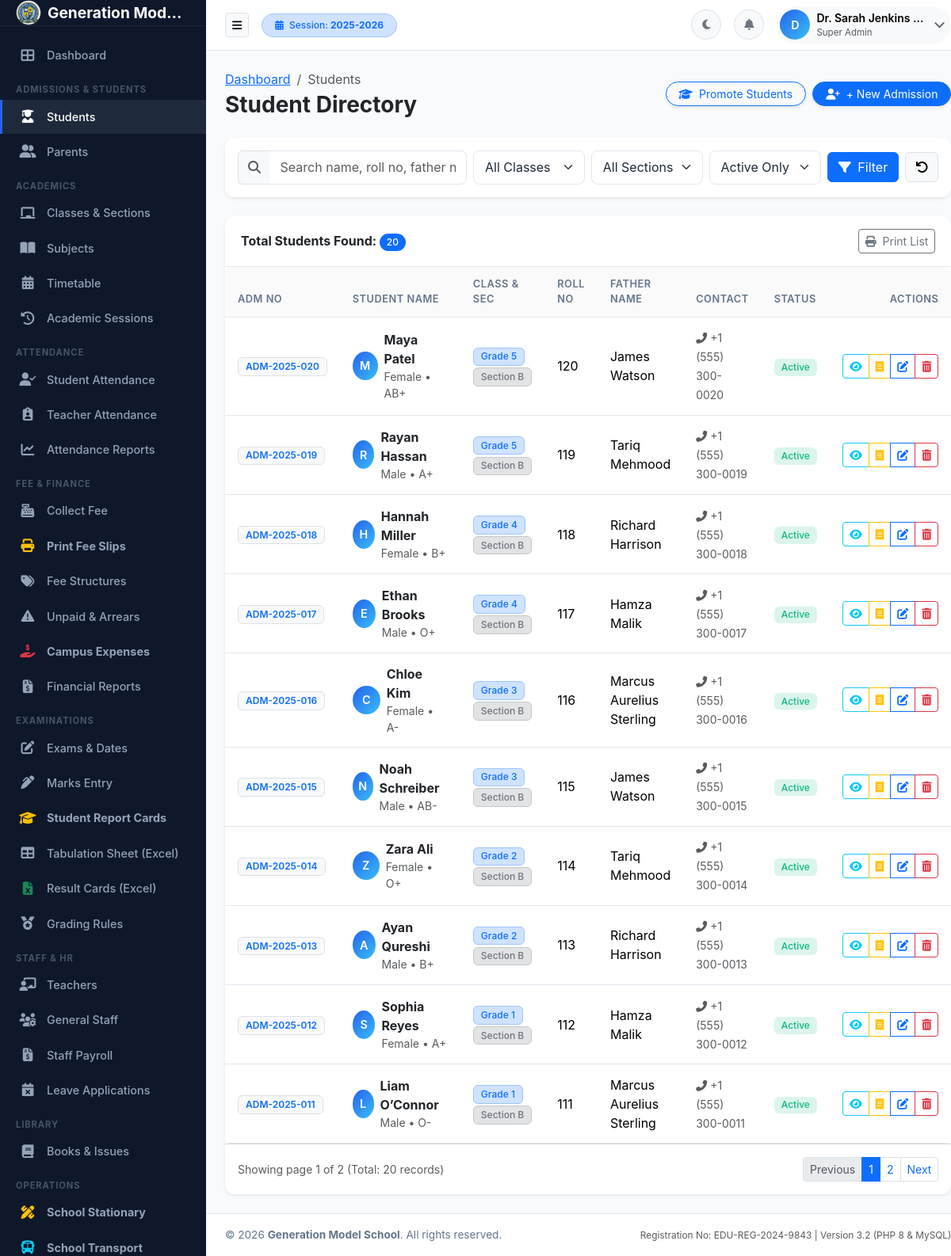
The page /students/index.php (signed in) on the database its author committed.
### tables this page shows
CREATE TABLE academic_sessions (
    id INT AUTO_INCREMENT PRIMARY KEY,
    session_name VARCHAR(50) NOT NULL UNIQUE,
    start_date DATE NOT NULL,
    end_date DATE NOT NULL,
    is_current TINYINT(1) DEFAULT 0,
    status ENUM('active', 'inactive', 'archived') DEFAULT 'active',
    created_at TIMESTAMP DEFAULT CURRENT_TIMESTAMP
);

CREATE TABLE students (
    id INT AUTO_INCREMENT PRIMARY KEY,
    user_id INT NULL,
    parent_id INT NULL,
    admission_no VARCHAR(50) NOT NULL UNIQUE,
    roll_no VARCHAR(50) NULL,
    first_name VARCHAR(100) NOT NULL,
    last_name VARCHAR(100) NOT NULL,
    gender ENUM('Male', 'Female', 'Other') NOT NULL,
    dob DATE NOT NULL,
    cnic_bform VARCHAR(50) NULL,
    phone VARCHAR(50) NULL,
    email VARCHAR(150) NULL,
    address TEXT NULL,
    city VARCHAR(100) NULL,
    province VARCHAR(100) NULL,
    admission_date DATE NOT NULL,
    session_id INT NOT NULL,
    class_id INT NOT NULL,
    section_id INT NOT NULL,
    previous_school VARCHAR(255) NULL,
    blood_group VARCHAR(10) NULL,
    photo VARCHAR(255) DEFAULT 'default-student.png',
    status ENUM('active', 'inactive', 'promoted', 'graduated', 'transferred') DEFAULT 'active',
    created_at TIMESTAMP DEFAULT CURRENT_TIMESTAMP,
    updated_at TIMESTAMP DEFAULT CURRENT_TIMESTAMP ON UPDATE CURRENT_TIMESTAMP,
    FOREIGN KEY (user_id) REFERENCES users(id) ON DELETE SET NULL,
    FOREIGN KEY (parent_id) REFERENCES parents(id) ON DELETE SET NULL,
    FOREIGN KEY (session_id) REFERENCES academic_sessions(id),
    FOREIGN KEY (class_id) REFERENCES classes(id),
    FOREIGN KEY (section_id) REFERENCES sections(id),
    INDEX idx_student_class_sec (class_id, section_id),
    INDEX idx_student_status (status)
);

CREATE TABLE classes (
    id INT AUTO_INCREMENT PRIMARY KEY,
    class_name VARCHAR(100) NOT NULL,
    numeric_level INT NOT NULL,
    created_at TIMESTAMP DEFAULT CURRENT_TIMESTAMP,
    INDEX idx_class_level (numeric_level)
);

CREATE TABLE sections (
    id INT AUTO_INCREMENT PRIMARY KEY,
    class_id INT NOT NULL,
    section_name VARCHAR(50) NOT NULL,
    class_teacher_id INT NULL,
    room_no VARCHAR(50) NULL,
    capacity INT DEFAULT 40,
    created_at TIMESTAMP DEFAULT CURRENT_TIMESTAMP,
    FOREIGN KEY (class_id) REFERENCES classes(id) ON DELETE CASCADE
);

CREATE TABLE parents (
    id INT AUTO_INCREMENT PRIMARY KEY,
    user_id INT NULL,
    father_name VARCHAR(150) NOT NULL,
    mother_name VARCHAR(150) NULL,
    guardian_name VARCHAR(150) NULL,
    cnic VARCHAR(50) NULL,
    phone VARCHAR(50) NOT NULL,
    alternate_phone VARCHAR(50) NULL,
    email VARCHAR(150) NULL,
    occupation VARCHAR(100) NULL,
    address TEXT NULL,
    city VARCHAR(100) NULL,
    created_at TIMESTAMP DEFAULT CURRENT_TIMESTAMP,
    FOREIGN KEY (user_id) REFERENCES users(id) ON DELETE SET NULL
);

### students/index.php (the view, shortened to what the rows shown need)
<?php
require_once __DIR__ . '/../config/config.php';
require_once __DIR__ . '/../includes/auth.php';
require_once __DIR__ . '/../includes/permissions.php';
require_once __DIR__ . '/../includes/functions.php';
$statusFilter = trim($_GET['status'] ?? 'active');
$page = max(1, (int)($_GET['page'] ?? 1));
$limit = 10;
$offset = ($page - 1) * $limit;
$whereConditions = [];
$params = [];
if (!empty($statusFilter) && $statusFilter !== 'all') {
    $whereConditions[] = "s.status = :status";
    $params[':status'] = $statusFilter;
}
$whereClause = !empty($whereConditions) ? "WHERE " . implode(" AND ", $whereConditions) : "";
$sql = "
    SELECT s.*, c.class_name, sec.section_name, p.father_name, p.phone as parent_phone
    FROM students s
    LEFT JOIN classes c ON s.class_id = c.id
    LEFT JOIN sections sec ON s.section_id = sec.id
    LEFT JOIN parents p ON s.parent_id = p.id
    {$whereClause}
    ORDER BY s.id DESC
    LIMIT {$limit} OFFSET {$offset}
";
$stmt = $pdo->prepare($sql);
$stmt->execute($params);
$students = $stmt->fetchAll();
require_once __DIR__ . '/../includes/header.php';
?>
<div class="card border-0 shadow-sm">
    <div class="card-body p-0">
        <div class="table-responsive">
            <table class="table table-hover align-middle mb-0">
                <thead class="table-light">
                    <tr>
                        <th>Adm No</th>
                        <th>Student Name</th>
                        <th>Class & Sec</th>
                        <th>Roll No</th>
                        <th>Father Name</th>
                        <th>Contact</th>
                        <th>Status</th>
                        <th class="text-end">Actions</th>
                    </tr>
                </thead>
                <tbody id="studentTableBody">
                    <?php if (empty($students)): ?>
                        <tr>
                            <td colspan="8" class="text-center py-5 text-muted">
                                <i class="fas fa-user-slash fs-1 d-block mb-3 text-secondary"></i>
                                No student records found matching the criteria.
                            </td>
                        </tr>
                    <?php else: ?>
                        <?php foreach ($students as $st): ?>
                            <tr>
                                <td>
                                    <span class="badge bg-light text-primary border fw-semibold">
                                        <?= e($st['admission_no']) ?>
                                    </span>
                                </td>
                                <td>
                                    <div class="d-flex align-items-center">
                                        <div class="avatar-initials me-2" style="width: 36px; height: 36px;">
                                            <?= strtoupper(substr($st['first_name'], 0, 1)) ?>
                                        </div>
                                        <div>
                                            <a href="<?= BASE_PATH ?>/students/view.php?id=<?= $st['id'] ?>" class="fw-bold text-dark text-decoration-none">
                                                <?= e($st['first_name'] . ' ' . $st['last_name']) ?>
                                            </a>
                                            <div class="text-muted small"><?= e($st['gender']) ?> &bull; <?= e($st['blood_group'] ?? 'N/A') ?></div>
                                        </div>
                                    </div>
                                </td>
                                <td>
                                    <span class="badge bg-primary-subtle text-primary border border-primary-subtle">
                                        <?= e($st['class_name'] ?? 'Unassigned') ?>
                                    </span>
                                    <span class="badge bg-secondary-subtle text-secondary border border-secondary-subtle">
                                        <?= e($st['section_name'] ?? '-') ?>
                                    </span>
                                </td>
                                <td><?= e($st['roll_no'] ?: '-') ?></td>
                                <td><?= e($st['father_name'] ?: 'Not Specified') ?></td>
                                <td>
                                    <span class="small text-muted"><i class="fas fa-phone-alt me-1"></i><?= e($st['phone'] ?: $st['parent_phone'] ?: '-') ?></span>
                                </td>
                                <td>
                                    <?php if ($st['status'] === 'active'): ?>
                                        <span class="badge badge-soft-success">Active</span>
                                    <?php elseif ($st['status'] === 'promoted'): ?>
                                        <span class="badge badge-soft-info">Promoted</span>
                                    <?php else: ?>
                                        <span class="badge badge-soft-danger"><?= ucfirst($st['status']) ?></span>
                                    <?php endif; ?>
                                </td>
                                <td class="text-end">
                                    <div class="btn-group btn-group-sm">
                                        <a href="<?= BASE_PATH ?>/students/view.php?id=<?= $st['id'] ?>" class="btn btn-outline-info" title="View Profile">
                                            <i class="fas fa-eye"></i>
                                        </a>
                                        <a href="<?= BASE_PATH ?>/fees/batch-challan.php?student_id=<?= $st['id'] ?>" class="btn btn-outline-warning" title="Print Fee Challan">
                                            <i class="fas fa-receipt"></i>
                                        </a>
                                        <?php if (hasPermission('student_edit')): ?>
                                            <a href="<?= BASE_PATH ?>/students/edit.php?id=<?= $st['id'] ?>" class="btn btn-outline-primary" title="Edit Student">
                                                <i class="fas fa-edit"></i>
                                            </a>
                                        <?php endif; ?>
                                        <?php if (hasPermission('student_delete') && $st['status'] === 'active'): ?>
                                            <a href="<?= BASE_PATH ?>/students/index.php?action=delete&id=<?= $st['id'] ?>" class="btn btn-outline-danger btn-delete-confirm" data-confirm-message="Are you sure you want to deactivate student <?= e($st['first_name'] . ' ' . $st['last_name']) ?>?" title="Deactivate">
                                                <i class="fas fa-trash-alt"></i>
                                            </a>
                                        <?php endif; ?>
                                    </div>
                                </td>
                            </tr>
                        <?php endforeach; ?>
                    <?php endif; ?>
                </tbody>
            </table>
        </div>
    </div>
</div>
<?php require_once __DIR__ . '/../includes/footer.php'; ?>

### includes/navbar.php (shortened to what the rows shown need)
<header class="app-navbar">
    <div class="d-flex align-items-center">
        <button type="button" class="btn btn-light border btn-sm me-3" id="sidebarToggle" aria-label="Toggle Sidebar">
            <i class="fas fa-bars"></i>
        </button>
        <div class="d-none d-md-block">
            <span class="badge bg-primary-subtle text-primary border border-primary-subtle px-3 py-2 rounded-pill">
                <i class="fas fa-calendar-alt me-1"></i> Session: <strong><?= e($activeSession['session_name'] ?? '2025-2026') ?></strong>
            </span>
        </div>
    </div>
    <div class="nav-actions">
        <button class="btn btn-light border btn-sm rounded-circle d-flex align-items-center justify-content-center" id="themeToggleBtn" style="width: 38px; height: 38px;" title="Toggle Dark/Light Mode">
            <i class="fas fa-moon text-secondary"></i>
        </button>
        <div class="dropdown">
            <button class="btn btn-light border btn-sm rounded-circle position-relative d-flex align-items-center justify-content-center" style="width: 38px; height: 38px;" id="notificationsDropdown" data-bs-toggle="dropdown" aria-expanded="false">
                <i class="fas fa-bell text-secondary"></i>
            </button>
        </div>
        <div class="dropdown">
            <button class="btn btn-light border-0 p-1 d-flex align-items-center rounded-pill" id="userMenuDropdown" data-bs-toggle="dropdown" aria-expanded="false">
                <div class="avatar-initials me-2">
                    <?= strtoupper(substr($currentUser['full_name'] ?? 'U', 0, 1)) ?>
                </div>
                <div class="text-start d-none d-lg-block me-2">
                    <div class="fw-semibold small text-truncate" style="max-width: 140px;"><?= e($currentUser['full_name'] ?? 'User') ?></div>
                    <div class="text-muted" style="font-size: 0.72rem;"><?= e($currentUser['role_display'] ?? 'Staff') ?></div>
                </div>
                <i class="fas fa-chevron-down text-muted small me-1"></i>
            </button>
        </div>
    </div>
</header>

### rows shown on the page
academic_sessions: session_name "2025-2026"
students: admission_no "ADM-2025-020", first_name "M", first_name+last_name "Maya Patel", gender "Female", blood_group "AB+", class.class_name "Grade 5", section.section_name "Section B", roll_no "120", parent.father_name "James Watson", phone "+1 (555) 300-0020", status "Active"
students: admission_no "ADM-2025-019", first_name "R", first_name+last_name "Rayan Hassan", gender "Male", blood_group "A+", class.class_name "Grade 5", section.section_name "Section B", roll_no "119", parent.father_name "Tariq Mehmood", phone "+1 (555) 300-0019", status "Active"
students: admission_no "ADM-2025-018", first_name "H", first_name+last_name "Hannah Miller", gender "Female", blood_group "B+", class.class_name "Grade 4", section.section_name "Section B", roll_no "118", parent.father_name "Richard Harrison", phone "+1 (555) 300-0018", status "Active"
students: admission_no "ADM-2025-017", first_name "E", first_name+last_name "Ethan Brooks", gender "Male", blood_group "O+", class.class_name "Grade 4", section.section_name "Section B", roll_no "117", parent.father_name "Hamza Malik", phone "+1 (555) 300-0017", status "Active"
students: admission_no "ADM-2025-016", first_name "C", first_name+last_name "Chloe Kim", gender "Female", blood_group "A-", class.class_name "Grade 3", section.section_name "Section B", roll_no "116", parent.father_name "Marcus Aurelius Sterling", phone "+1 (555) 300-0016", status "Active"
students: admission_no "ADM-2025-015", first_name "N", first_name+last_name "Noah Schreiber", gender "Male", blood_group "AB-", class.class_name "Grade 3", section.section_name "Section B", roll_no "115", parent.father_name "James Watson", phone "+1 (555) 300-0015", status "Active"
students: admission_no "ADM-2025-014", first_name "Z", first_name+last_name "Zara Ali", gender "Female", blood_group "O+", class.class_name "Grade 2", section.section_name "Section B", roll_no "114", parent.father_name "Tariq Mehmood", phone "+1 (555) 300-0014", status "Active"
students: admission_no "ADM-2025-013", first_name "A", first_name+last_name "Ayan Qureshi", gender "Male", blood_group "B+", class.class_name "Grade 2", section.section_name "Section B", roll_no "113", parent.father_name "Richard Harrison", phone "+1 (555) 300-0013", status "Active"
students: admission_no "ADM-2025-012", first_name "S", first_name+last_name "Sophia Reyes", gender "Female", blood_group "A+", class.class_name "Grade 1", section.section_name "Section B", roll_no "112", parent.father_name "Hamza Malik", phone "+1 (555) 300-0012", status "Active"
students: admission_no "ADM-2025-011", first_name "L", first_name+last_name "Liam O’Connor", gender "Male", blood_group "O-", class.class_name "Grade 1", section.section_name "Section B", roll_no "111", parent.father_name "Marcus Aurelius Sterling", phone "+1 (555) 300-0011", status "Active"

### other values the page prints
getSetting('school_name', 'Generation Model School') "Generation Mod…"
substr($currentUser['full_name'] ?? 'U', 0, 1) "D"
$currentUser['full_name'] "Dr. Sarah Jenkins…"
$currentUser['role_display'] "Super Admin"
$totalRecords "20"
$page "1"
$totalPages "2"
getSetting('school_name', 'EduManage School Management System') "Generation Model School"
getSetting('registration_no', 'EDU-REG-2024-9843') "EDU-REG-2024-9843"
